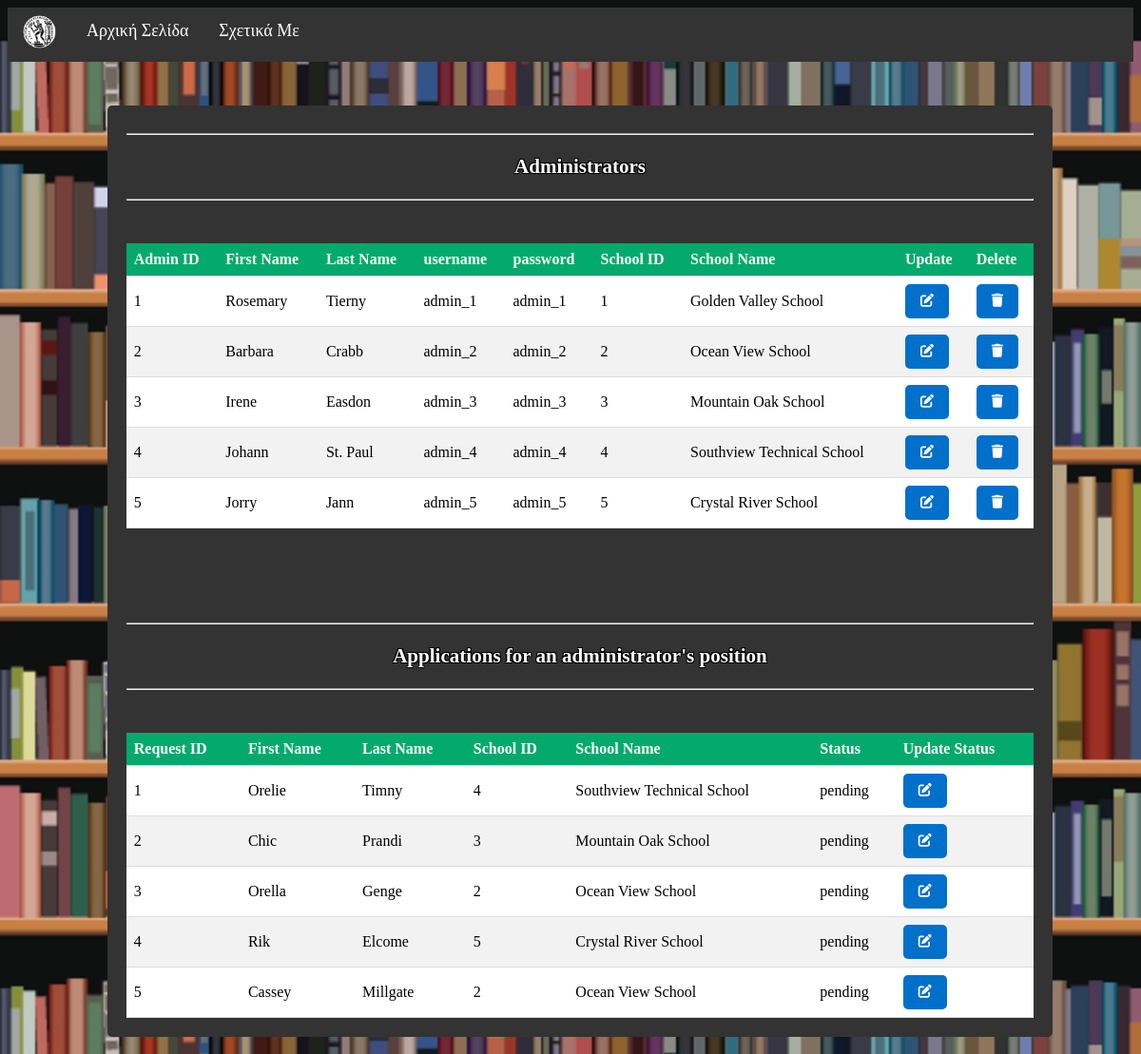
/client/sadmin_admins.php, run on the app's committed database.
### tables this page shows
CREATE TABLE schools (
    school_id INT UNSIGNED NOT NULL AUTO_INCREMENT,
    school_name VARCHAR(255) UNIQUE NOT NULL,
    phone BIGINT UNSIGNED UNIQUE NOT NULL CHECK (1000000000 <= phone AND phone <= 9999999999),
    email VARCHAR(255) UNIQUE NOT NULL CHECK (email LIKE '_%@_%._%'),
    last_update TIMESTAMP NOT NULL DEFAULT CURRENT_TIMESTAMP ON UPDATE CURRENT_TIMESTAMP,
    PRIMARY KEY (school_id)
);

CREATE TABLE admin_applicant (
    request_id INT UNSIGNED NOT NULL AUTO_INCREMENT,
    first_name VARCHAR(50) NOT NULL,
    last_name VARCHAR(50) NOT NULL,
    school_id INT UNSIGNED NOT NULL,
    stat VARCHAR(50) NOT NULL DEFAULT 'pending',
    last_update TIMESTAMP NOT NULL DEFAULT CURRENT_TIMESTAMP ON UPDATE CURRENT_TIMESTAMP,
    PRIMARY KEY (request_id),
    CONSTRAINT admin_appl_school FOREIGN KEY (school_id) REFERENCES schools (school_id) ON DELETE CASCADE ON UPDATE CASCADE,
    CONSTRAINT admin_status CHECK (stat in ('pending', 'approved', 'rejected'))
);

### client/sadmin_admins.php (the view, shortened to what this page needs)
<?php
$conn = OpenCon();
?>
<!DOCTYPE html>
<html>
<head>
    <link rel='stylesheet' href='common.css'>
    <link rel="stylesheet" href="https://cdnjs.cloudflare.com/ajax/libs/font-awesome/6.0.0/css/all.min.css">
</head>
<body>
    <div class="navbar">
        <a class="navbar-brand" href="home.php">
            <div class="logo-image">
                <img src="prometheus.png" class="img-fluid" alt="Βιβλιοθήκη ΕΜΠ" style="width:35px;height:35px;">
            </div>
        </a>
        <a href="home.php">Αρχική Σελίδα</a>
        <a href="about.html">Σχετικά Με</a>
    </div>
    <br />
    <br />
    <div class="main-content2">
        <div class='text' style='text-align: center;'>
            <hr style="height:1px;color:#333;background-color:#333;">
            <h3>Administrators</h3>
            <hr style="height:1px;color:#333;background-color:#333;">
        </div>
        <br /><br />
        <div class="container">
            <div class="row" id="row">
                <div class="col-md-12">
                    <div class="card" id="card-container">
                        <div class="card-body" id="card">
                            <?php
                            $query = "SELECT a.admin_id, a.first_name, a.last_name, a.username, a.passcode, a.school_id, s.school_name
                            FROM administrators a
                            INNER JOIN schools s ON a.school_id = s.school_id
                            ORDER BY a.school_id";
                            $result = mysqli_query($conn, $query);
                            if (mysqli_num_rows($result) == 0)
                                echo '<h1 style="margin-top: 5rem;">No administrators found!</h1>';
                            else {
                                echo '<div class="table-responsive">';
                                echo '<table class="table">';
                                echo '<thead>';
                                echo '<tr>';
                                echo '<th>Admin ID</th>';
                                echo '<th>First Name</th>';
                                echo '<th>Last Name</th>';
                                echo '<th>username</th>';
                                echo '<th>password</th>';
                                echo '<th>School ID</th>';
                                echo '<th>School Name</th>';
                                echo '<th>Update</th>';
                                echo '<th>Delete</th>';
                                echo '</tr>';
                                echo '</thead>';
                                echo '<tbody>';
                                while ($row = mysqli_fetch_row($result)) {
                                    echo '<tr>';
                                    echo '<td>' . $row[0] . '</td>';
                                    echo '<td>' . $row[1] . '</td>';
                                    echo '<td>' . $row[2] . '</td>';
                                    echo '<td>' . $row[3] . '</td>';
                                    echo '<td>' . $row[4] . '</td>';
                                    echo '<td>' . $row[5] . '</td>';
                                    echo '<td>' . $row[6] . '</td>';
                                    echo '<td>';
                                    echo '<a type="button" class="button" href="./updateadmin.php?admin_id=' . $row[0] . '">';
                                    echo '<i class="fa fa-edit"></i>';
                                    echo '</a>';
                                    echo '</td>';
                                    echo '<td>';
                                    echo '<a type="button" class="button" href="./deleteadmin.php?admin_id=' . $row[0] . '">';
                                    echo '<i class="fa fa-trash"></i>';
                                    echo '</a>';
                                    echo '</td>';
                                    echo '</tr>';
                                }
                                echo '</tbody>';
                                echo '</table>';
                                echo '</div>';
                            }
                            ?>
                        </div>
                    </div>
                </div>
            </div>
        </div>
        <br /><br /><br /><br /><br />
        <div class='text' style='text-align: center;'>
            <hr style="height:1px;color:#333;background-color:#333;">
            <h3>Applications for an administrator's position</h3>
            <hr style="height:1px;color:#333;background-color:#333;">
        </div>
        <br /><br />
        <div class="container">
            <div class="row" id="row">
                <div class="col-md-12">
                    <div class="card" id="card-container">
                        <div class="card-body" id="card">
                            <?php
                            $query = "SELECT a.request_id, a.first_name, a.last_name, a.school_id, s.school_name, a.stat
                            FROM admin_applicant a
                            INNER JOIN schools s ON a.school_id = s.school_id
                            ORDER BY request_id";
                            $result = mysqli_query($conn, $query);
                            if (mysqli_num_rows($result) == 0)
                                echo '<h1 style="margin-top: 5rem;">No applications found!</h1>';
                            else {
                                echo '<div class="table-responsive">';
                                echo '<table class="table">';
                                echo '<thead>';
                                echo '<tr>';
                                echo '<th>Request ID</th>';
                                echo '<th>First Name</th>';
                                echo '<th>Last Name</th>';
                                echo '<th>School ID</th>';
                                echo '<th>School Name</th>';
                                echo '<th>Status</th>';
                                echo '<th>Update Status</th>';
                                echo '</tr>';
                                echo '</thead>';
                                echo '<tbody>';
                                while ($row = mysqli_fetch_row($result)) {
                                    echo '<tr>';
                                    echo '<td>' . $row[0] . '</td>';
                                    echo '<td>' . $row[1] . '</td>';
                                    echo '<td>' . $row[2] . '</td>';
                                    echo '<td>' . $row[3] . '</td>';
                                    echo '<td>' . $row[4] . '</td>';
                                    echo '<td>' . $row[5] . '</td>';
                                    echo '<td>';
                                    echo '<a type="button" class="button" href="./updateadminapplic.php?request_id=' . $row[0] . '">';
                                    echo '<i class="fa fa-edit"></i>';
                                    echo '</a>';
                                    echo '</td>';
                                    echo '</tr>';
                                }
                                echo '</tbody>';
                                echo '</table>';
                                echo '</div>';
                            }
                            ?>
                        </div>
                    </div>
                </div>
            </div>
        </div>
                        </div>
</body>
</html>

### client/common.css (style rules this page uses)
* { box-sizing: border-box; }
body { background-image: url(".png"); background-color: none; background-size: 100%; background-attachment: fixed; display: flex; flex-direction: column; min-height: 100vh; background-image: url("books.jpg"); background-color: #cccccc; }
.container { position: relative; background-color: white; text-align: center; color: white; }
.button { background-color: rgb(0, 112, 203); border: none; color: white; padding: 10px 16px; text-align: center; text-decoration: none; font-family: Verdana; display: inline-block; font-size: 14px; border-radius: 5px / 5px; cursor: pointer; }
.logo-image { width: 35px; height: 35px; border-radius: 50%; overflow: hidden; margin-top: -6px; }
.navbar { overflow: hidden; background-color: #333; font-family: Verdana; }
.navbar a { float: left; font-size: 18px; color: white; text-align: center; padding: 14px 16px; text-decoration: none; }
.main-content2 { background-color: #333; background-image: none; max-width: 84%; flex: 1; color: white; margin: 10px; padding: 20px; position:relative; left: 8%; border-radius: 5px / 5px; }
div.text { font-family: "Verdana"; font-size: 18px; text-shadow: -1px -1px 0 #000, 1px -1px 0 #000, -1px 1px 0 #000, 1px 1px 0 #000; }
a { color: white; text-decoration: none; }
table { border-collapse: collapse; width: 100%; }
th, td { padding: 8px; text-align: left; border-bottom: 1px solid #ddd; color: #000; font-family: "Verdana"; }
tr:nth-child(even) { background-color: #f2f2f2 }
th { background-color: #04AA6D; color: white; }

### data on the page
admin_applicant: request_id "1", first_name "Orelie", last_name "Timny", school "4", school.school_name "Southview Technical School", stat "pending"
admin_applicant: request_id "2", first_name "Chic", last_name "Prandi", school "3", school.school_name "Mountain Oak School", stat "pending"
admin_applicant: request_id "3", first_name "Orella", last_name "Genge", school "2", school.school_name "Ocean View School", stat "pending"
admin_applicant: request_id "4", first_name "Rik", last_name "Elcome", school "5", school.school_name "Crystal River School", stat "pending"
admin_applicant: request_id "5", first_name "Cassey", last_name "Millgate", school "2", school.school_name "Ocean View School", stat "pending"

### other printed values
$row[0] "1"
$row[1] "Rosemary"
$row[2] "Tierny"
$row[3] "admin_1"
$row[4] "admin_1"
$row[5] "1"
$row[6] "Golden Valley School"
$row[0] "2"
$row[1] "Barbara"
$row[2] "Crabb"
$row[3] "admin_2"
$row[4] "admin_2"
$row[5] "2"
$row[6] "Ocean View School"
$row[0] "3"
